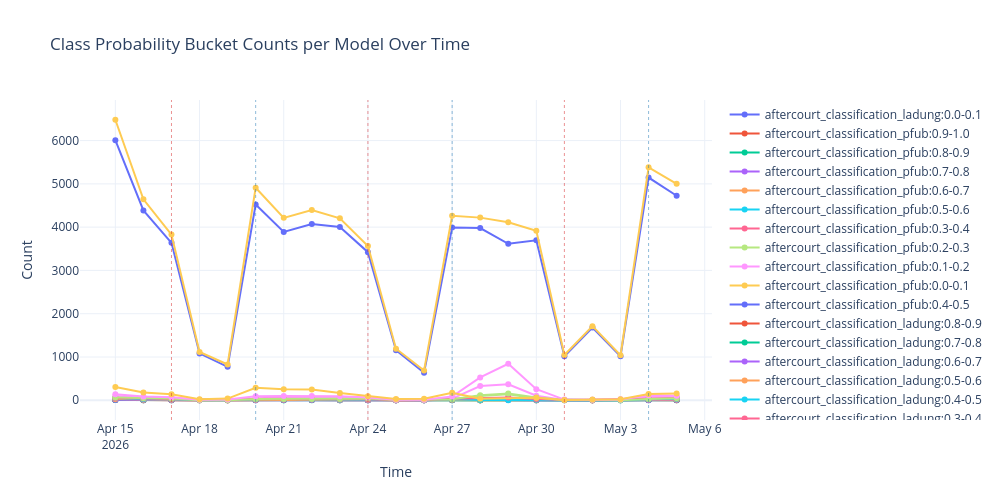

Here is the notebook cell this chart was saved with:
### Code cell
plot_time_series(df, title="Class Probability Bucket Counts per Model Over Time", ylabel="Count")
